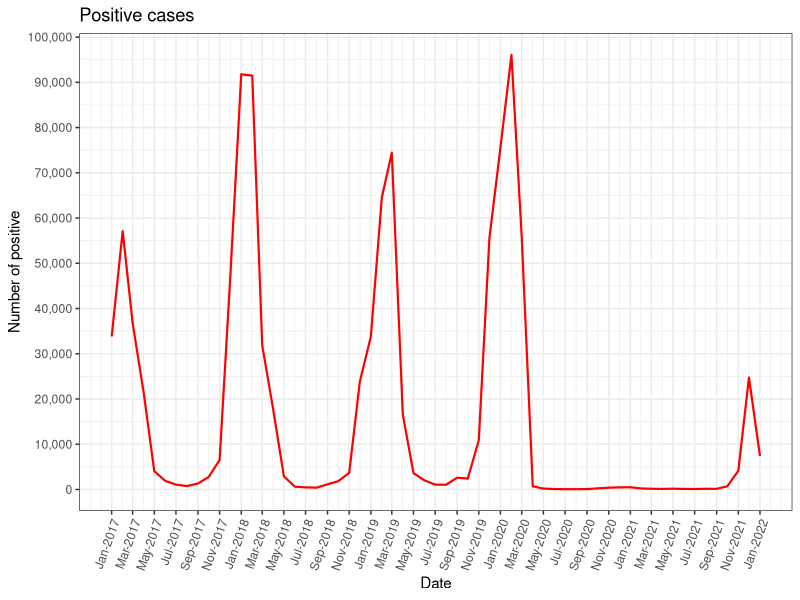
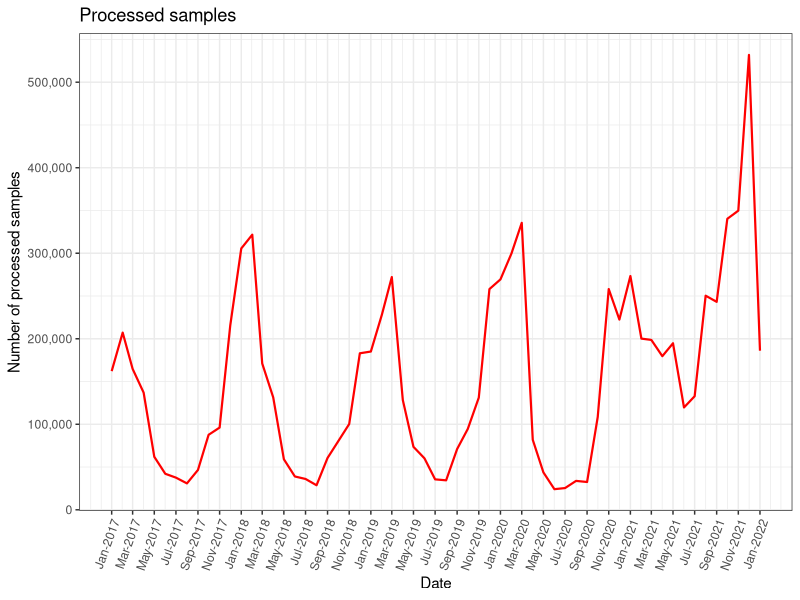
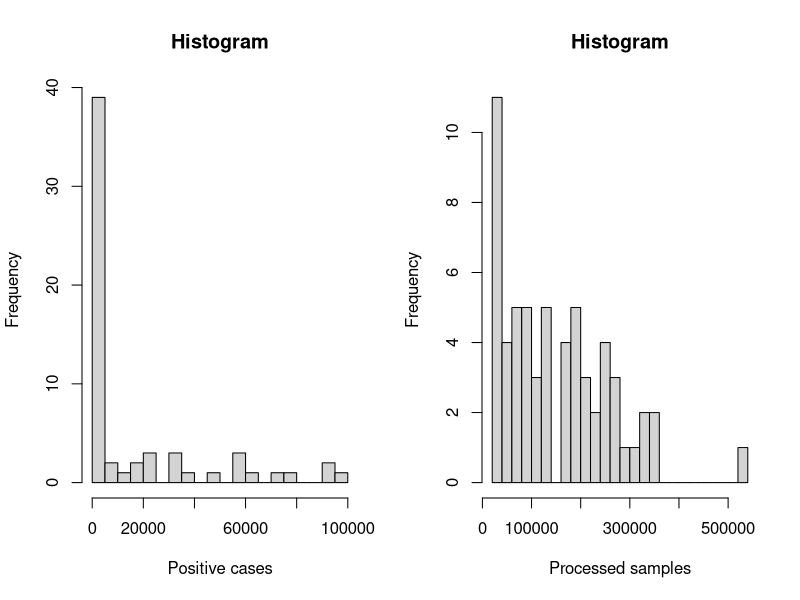
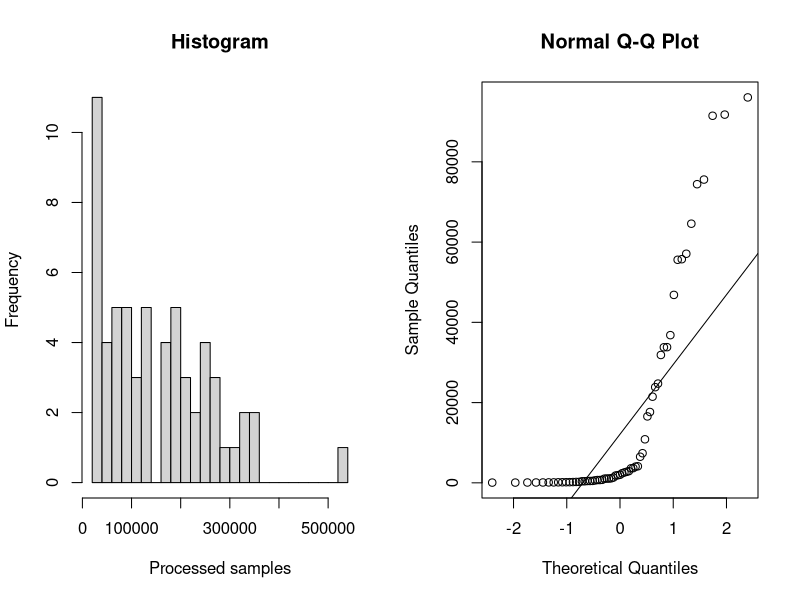

Generate these figures, in order, with R: (Note: this script raises an error after producing the figures.)
# Libraries

library(tidyverse)
library(ggplot2)
library(magrittr)
library(dplyr)
library(lubridate)
library(reshape2)
require(gridExtra)
library(MASS)

# Import dataset of USA Influence report from 2017 to 2021

dataset <-  read.csv(file = 'FluNetInteractiveReport_USA.csv')
head(dataset)

# Remove useless columns

dataset <- dataset[, -c(1,2,3,5,6,8,10,13,22)]
head(dataset)
summary(dataset)

# Rename columns

dataset<- dataset %>%
  rename_with(tolower)

dataset <- dataset %>%
  rename(date = edate,
         processed_samples = spec_processed_nb,
         total_A = inf_a,
         total_B = inf_b,
         total_positive = all_inf,
         total_negative = all_inf2)

# Convert column date from character to date

dataset$date <- ymd(dataset$date)

# Summarize and group by month

dataset <- dataset %>%
  group_by(date = lubridate::floor_date(date, 'month')) %>%
  summarize(processed_samples = sum(processed_samples),
            ah1n12009 = sum(ah1n12009),
            ah3 = sum(ah3),
            anotsubtyped = sum(anotsubtyped),
            total_A = sum(total_A),
            byamagata = sum(byamagata),
            bvictoria = sum(bvictoria),
            bnotdetermined = sum(bnotdetermined),
            total_B = sum(total_B),
            total_positive = sum(total_positive),
            total_negative = sum(total_negative))

# Add column year and month

dataset$year <- strftime(dataset$date, "%Y")
dataset$month <- strftime(dataset$date, "%m")

# Reorder variable

dataset <- dataset[, c(1,14,13,2,3,4,5,6,7,8,9,10,11,12)]

# Convert month number to month name

dataset$month <- month.abb[as.numeric(dataset$month)]

# Rename month

dataset$month[dataset$month == "Jan"] <- "01-Jan"
dataset$month[dataset$month == "Feb"] <- "02-Feb"
dataset$month[dataset$month == "Mar"] <- "03-Mar"
dataset$month[dataset$month == "Apr"] <- "04-Apr"
dataset$month[dataset$month == "May"] <- "05-May"
dataset$month[dataset$month == "Jun"] <- "06-Jun"
dataset$month[dataset$month == "Jul"] <- "07-Jul"
dataset$month[dataset$month == "Aug"] <- "08-Aug"
dataset$month[dataset$month == "Sep"] <- "09-Sep"
dataset$month[dataset$month == "Oct"] <- "10-Oct"
dataset$month[dataset$month == "Nov"] <- "11-Nov"
dataset$month[dataset$month == "Dec"] <- "12-Dec"

# Plot of total positive

dataset %>%
  ggplot(aes(date,total_positive))+
  geom_line(colour = "red", size = 0.75)+
  scale_x_date(breaks = seq(min(dataset$date), max(dataset$date), by = "2 months"), date_labels = "%b-%Y") +
  theme_bw()+
  labs(title = "Positive cases", x = "Date", y = "Number of positive")+
  theme(axis.text.x = element_text(angle = 70, vjust = 1, hjust=1))+
  scale_y_continuous(breaks = seq(0,100000,10000),labels=scales::comma)

# Plot of total processed samples

dataset %>%
  ggplot(aes(date,processed_samples))+
  geom_line(colour = "red", size = 0.75)+
  scale_x_date(breaks= seq(min(dataset$date), max(dataset$date), by = "2 months"), date_labels = "%b-%Y") +
  theme_bw()+
  labs(title = "Processed samples",x = "Date", y = "Number of processed samples")+
  theme(axis.text.x = element_text(angle = 70, vjust = 1, hjust=1))+
  scale_y_continuous(breaks = seq(0,1000000,100000),labels = scales::comma)

# Histogram of number of positives and processed samples 

options(scipen=999)
par(mfrow=c(1,2))

hist(dataset$total_positive,
     main = "Histogram", 
     xlab ="Positive cases",
     breaks = 30)


hist(dataset$processed_samples,
     main = "Histogram", 
     xlab ="Processed samples",
     breaks = 30)

hist(dataset$processed_samples,
     main = "Histogram", 
     xlab ="Processed samples",
     breaks = 30)


###### TEST ######

### Normality test ###

# Total positive 

qqnorm(dataset$total_positive)
qqline(dataset$total_positive)

shapiro.test(dataset$total_positive)


boxcox(lm(dataset$total_positive~1), lambda = seq(-10,10,0.11)) 
title("Total positive")

shapiro.test(log(dataset$total_positive))

qqnorm(log(dataset$total_positive))
qqline(log(dataset$total_positive))

# Processed samples 

qqnorm(dataset$processed_samples)
qqline(dataset$processed_samples)

shapiro.test(dataset$processed_samples)


boxcox(lm(dataset$processed_samples~1), lambda = seq(-10,10,0.11)) 
title("Processed samples")

shapiro.test(log(dataset$processed_samples))

qqnorm(log(dataset$processed_samples))
qqline(log(dataset$processed_samples))



# Summary statistics

summary(dataset)

# Filtering based on year pre-covid and post-covid

dataset_pre <- dataset[dataset$year == "2017" | dataset$year == "2018" | dataset$year == "2019", ]
dataset_post <- dataset[dataset$year == "2020" | dataset$year == "2021" | dataset$year == "2022", ]

# Plot rate of total positive cases pre-covid

dataset_pre %>%
  ggplot(aes(date, total_positive / processed_samples *100, group ="1")) +
  geom_line(colour = "red", size = 1) +
  scale_x_date(breaks= seq(min(dataset_pre$date), max(dataset_pre$date), by = "2 months"), date_labels = "%b-%Y") +
  labs(title = "Tasso positività pre-covid", x = "Date", y = "Positivity rate") +
  theme(axis.text.x = element_text(angle = 70, vjust = 1, hjust=1))+
  scale_y_continuous(breaks = seq(0,40,5))



dataset %>% 
ggplot(aes(x = year, y = total_positive / processed_samples *100)) +
  geom_point(size = 3, alpha = 0.5, colour = "red") +
  facet_wrap(~ month) +
  labs(title = "Tasso positività per mese pre covid", y = "Positivity rate") +
  theme(axis.text.x = element_text(angle = 70, vjust = 1, hjust=1))

# Plot rate of positive cases post-covid

dataset_post %>%
  ggplot(aes(date, total_positive / processed_samples *100, group ="1")) +
  geom_line(colour = "red", size = 1) +
  scale_x_date(breaks= seq(min(dataset_post$date), max(dataset_post$date), by = "2 months"), date_labels = "%b-%Y") +
  labs(title = "Tasso positività post-covid", x = "Date", y = "Positivity rate") +
  theme(axis.text.x = element_text(angle = 70, vjust = 1, hjust=1))+
  scale_y_continuous(breaks = seq(0,30,5))


# Plot rate of positive cases for month

dataset %>% 
  ggplot(aes(x = year, y = total_positive / processed_samples *100)) +
  geom_point(size = 3, alpha = 0.5, colour = "red") +
  facet_wrap(~ month) +
  labs(title = "Tasso positività per ogni mese", y = "Positivity rate") +
  theme(axis.text.x = element_text(angle = 70, vjust = 1, hjust=1))


# Plot of all know type of influence for year pre-covid and post-covid

dataset_pre_types <- dataset_pre[,-c(2,3,4,7,8,11,12,13,14)]

dataset_pre_types <- melt(dataset_pre_types, id.vars = 'date', variable.name = 'type')

plot_type_pre <- dataset_pre_types%>%
  ggplot(aes(date, value))+
  geom_line(aes(colour = type), size = 0.75)+
  scale_x_date(breaks= seq(min(dataset_pre_types$date), max(dataset_pre_types$date), by = "6 months"), date_labels = "%m-%Y") +
  labs(title = "Number of cases by type of influence pre covid", x = "Year", y = "Cases" )

plot_type_pre


dataset_post_types <- dataset_post[,-c(2,3,4,7,8,11,12,13,14)]

dataset_post_types <- melt(dataset_post_types, id.vars = 'date', variable.name = 'type')

plot_type_post <- dataset_post_types%>%
  ggplot(aes(date, value))+
  geom_line(aes(colour = type), size = 0.75)+
  scale_x_date(breaks= seq(min(dataset_post_types$date), max(dataset_post_types$date), by = "6 months"), date_labels = "%m-%Y") +
  labs(title = "Number of cases by type of influence post covid", x = "Date", y = "Cases" )
plot_type_post

grid.arrange(plot_type_pre,plot_type_post,ncol=2)



# plot influence cases types group by year

dataset_types <- dataset[,-c(2,3,4,7,8,11,12,13,14)]

dataset_types <- melt(dataset_types, id.vars = 'date', variable.name = 'type')

dataset_types_year <- aggregate(value~year(date)+type, data=dataset_types, FUN=sum) 

colnames(dataset_types_year) <- c('year','type','value')

plot_type_year <- dataset_types_year%>%
  ggplot(aes(year, value))+
  geom_line(aes(colour = type), size = 0.75)+
  labs(title = "Number of cases by type of influence group by year", x = "Year", y = "Cases")
plot_type_year



###### TEST ######

### Normality test ###

# Total positive pre covid 

qqnorm(dataset_pre$total_positive)
qqline(dataset_pre$total_positive)

ks.test(dataset_pre$total_positive,pnorm,mean(dataset_pre$total_positive),sd(dataset_pre$total_positive))
shapiro.test(dataset_pre$total_positive)


boxcox(lm(dataset_pre$total_positive~1), lambda = seq(-10,10,0.1)) 
title("Total positive pre covid")

shapiro.test(log(dataset_pre$total_positive))

qqnorm(log(dataset_pre$total_positive))
qqline(log(dataset_pre$total_positive))

# Processed samples pre covid

qqnorm(dataset_pre$processed_samples)
qqline(dataset_pre$processed_samples)

ks.test(dataset_pre$processed_samples,pnorm,mean(dataset_pre$processed_samples),sd(dataset_pre$processed_samples))
shapiro.test(dataset_pre$processed_samples)

boxcox(lm(dataset_pre$processed_samples~1), lambda = seq(-10,10,0.1)) 
title("Processed samples pre covid")

shapiro.test(log(dataset_pre$processed_samples))

qqnorm(log(dataset_pre$processed_samples))
qqline(log(dataset_pre$processed_samples))
